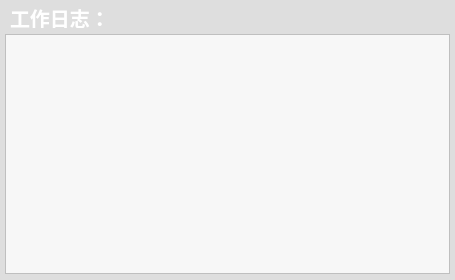
<?xml version="1.0" encoding="UTF-8"?>
<ui version="4.0">
 <class>loginHistoryForm</class>
 <widget class="QWidget" name="loginHistoryForm">
  <property name="geometry">
   <rect>
    <x>0</x>
    <y>0</y>
    <width>455</width>
    <height>280</height>
   </rect>
  </property>
  <property name="windowTitle">
   <string>Form</string>
  </property>
  <property name="styleSheet">
   <string notr="true">background-color: rgb(222, 222, 222);</string>
  </property>
  <widget class="QTableView" name="tableView">
   <property name="geometry">
    <rect>
     <x>5</x>
     <y>34</y>
     <width>445</width>
     <height>240</height>
    </rect>
   </property>
   <property name="styleSheet">
    <string notr="true">background-color: rgb(247, 247, 247);</string>
   </property>
  </widget>
  <widget class="QLabel" name="label">
   <property name="geometry">
    <rect>
     <x>10</x>
     <y>7</y>
     <width>131</width>
     <height>21</height>
    </rect>
   </property>
   <property name="font">
    <font>
     <pointsize>15</pointsize>
     <weight>75</weight>
     <bold>true</bold>
    </font>
   </property>
   <property name="autoFillBackground">
    <bool>false</bool>
   </property>
   <property name="styleSheet">
    <string notr="true">color: rgb(255, 255, 255);</string>
   </property>
   <property name="text">
    <string>工作日志：</string>
   </property>
  </widget>
 </widget>
 <resources/>
 <connections/>
</ui>
